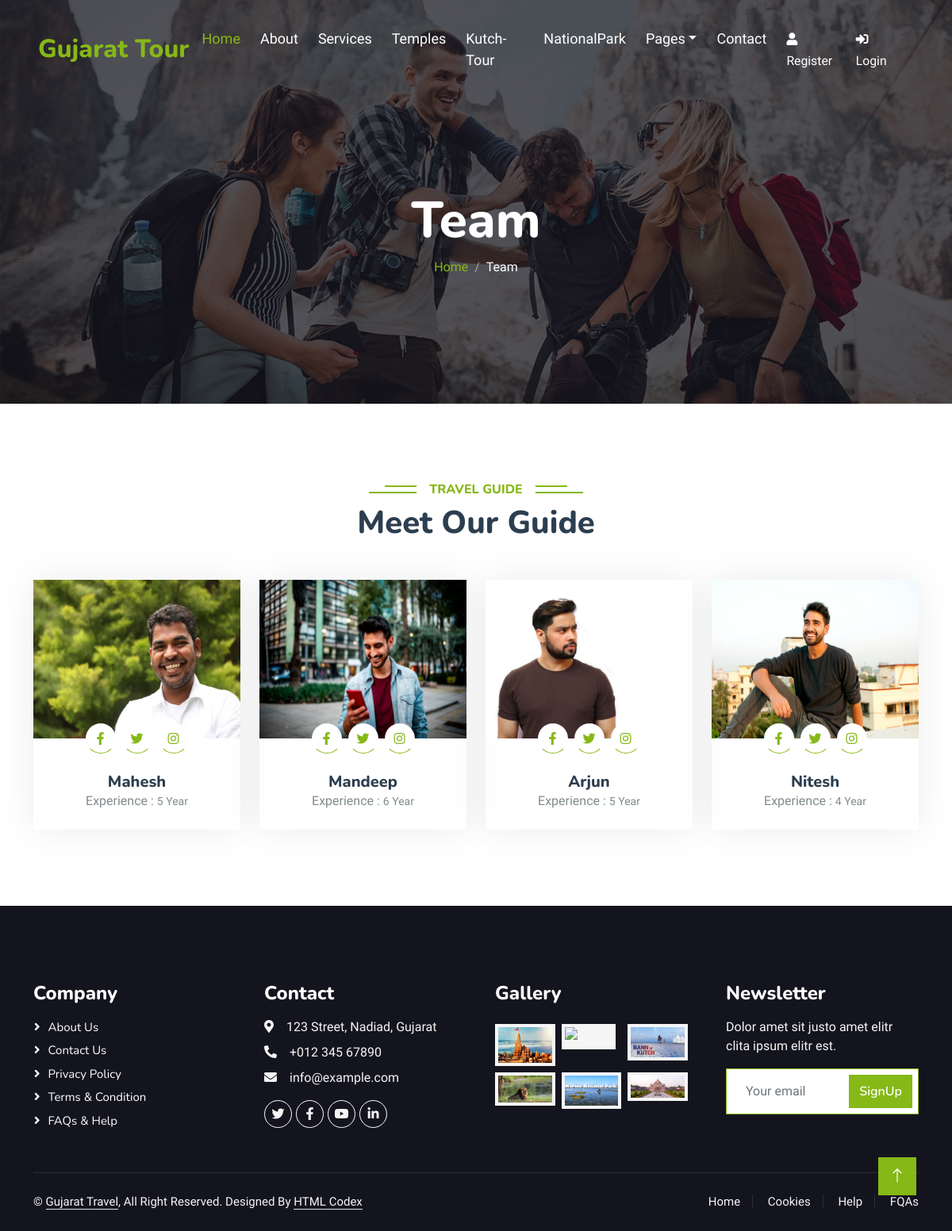
Page /team/ on the committed database.
### app/models.py (models this page shows)
class guide(models.Model):
    image = models.ImageField(upload_to='guide')
    name = models.CharField(max_length=100)
    experience = models.CharField(max_length=100)

### app/views.py (the view)
# urls.py: path('team/',views.team,name='team'),
def team(request):
    guide_data = guide.objects.all()
    return render(request,'team.html',{'guide_data':guide_data})

### templates/team.html (shortened to what this page needs)
{% extends "base.html" %}
{% load static %}
{% block content %}
    <div class="container-fluid bg-primary py-5 mb-5 hero-header">
        <div class="container py-5">
            <div class="row justify-content-center py-5">
                <div class="col-lg-10 pt-lg-5 mt-lg-5 text-center">
                    <h1 class="display-3 text-white animated slideInDown">Team</h1>
                    <nav aria-label="breadcrumb">
                        <ol class="breadcrumb justify-content-center">
                            <li class="breadcrumb-item"><a href="{% url "index" %}">Home</a></li>
                            <li class="breadcrumb-item text-white active" aria-current="page">Team</li>
                        </ol>
                    </nav>
                </div>
            </div>
        </div>
    </div>
    <div class="container-xxl py-5">
        <div class="container">
          <div class="text-center wow fadeInUp" data-wow-delay="0.1s">
            <h6 class="section-title bg-white text-center text-primary px-3">
              Travel Guide
            </h6>
            <h1 class="mb-5">Meet Our Guide</h1>
          </div>
          <div class="row g-4">
            {% for n in guide_data %}
              <div class="col-lg-3 col-md-6 wow fadeInUp" data-wow-delay="0.1s">
                <div class="team-item">
                  <div class="overflow-hidden">
                    <img class="img-fluid" src="{{n.image.url}}" alt="guide_image" style="height:200px;" />
                  </div>
                  <div
                    class="position-relative d-flex justify-content-center"
                    style="margin-top: -19px"
                  >
                    <a class="btn btn-square mx-1" href=""
                      ><i class="fab fa-facebook-f"></i
                    ></a>
                    <a class="btn btn-square mx-1" href=""
                      ><i class="fab fa-twitter"></i
                    ></a>
                    <a class="btn btn-square mx-1" href=""
                      ><i class="fab fa-instagram"></i
                    ></a>
                  </div>
                  <div class="text-center p-4">
                    <h5 class="mb-0">{{ n.name }}</h5>
                    Experience : <small>{{ n.experience }} Year</small>
                  </div>
                </div>
              </div>
            {% endfor %}
          </div>
        </div>
      </div>
{% endblock content %}

### static/css/style.css (style rules this page uses)
:root { --primary: #86B817; --secondary: #FE8800; --light: #F5F5F5; --dark: #14141F; }
.btn { font-family: 'Nunito', sans-serif; font-weight: 600; transition: .5s; }
.btn-square { width: 38px; height: 38px; }
.btn-square, .btn-sm-square, .btn-lg-square { padding: 0; display: flex; align-items: center; justify-content: center; font-weight: normal; border-radius: 0px; }
.hero-header { background: linear-gradient(rgba(20, 20, 31, .7), rgba(20, 20, 31, .7)), url(/static/img/bg-hero.jpg); background-position: center center; background-repeat: no-repeat; background-size: cover; }
.breadcrumb-item + .breadcrumb-item::before { color: rgba(255, 255, 255, .5); }
.section-title { position: relative; display: inline-block; text-transform: uppercase; }
.section-title::before { position: absolute; content: ""; width: calc(100% + 80px); height: 2px; top: 4px; left: -40px; background: var(--primary); z-index: -1; }
.section-title::after { position: absolute; content: ""; width: calc(100% + 120px); height: 2px; bottom: 5px; left: -60px; background: var(--primary); z-index: -1; }
.team-item { box-shadow: 0 0 45px rgba(0, 0, 0, .08); }
.team-item img { transition: .5s; }
.team-item .btn { background: #FFFFFF; color: var(--primary); border-radius: 20px; border-bottom: 1px solid var(--primary); }
.container-fluid .breadcrumb > .active { color: #0000; }

### rows in the picture
guide: image (picture), name "Mahesh", experience "5"
guide: image (picture), name "Mandeep", experience "6"
guide: image (picture), name "Arjun", experience "5"
guide: image (picture), name "Nitesh", experience "4"
